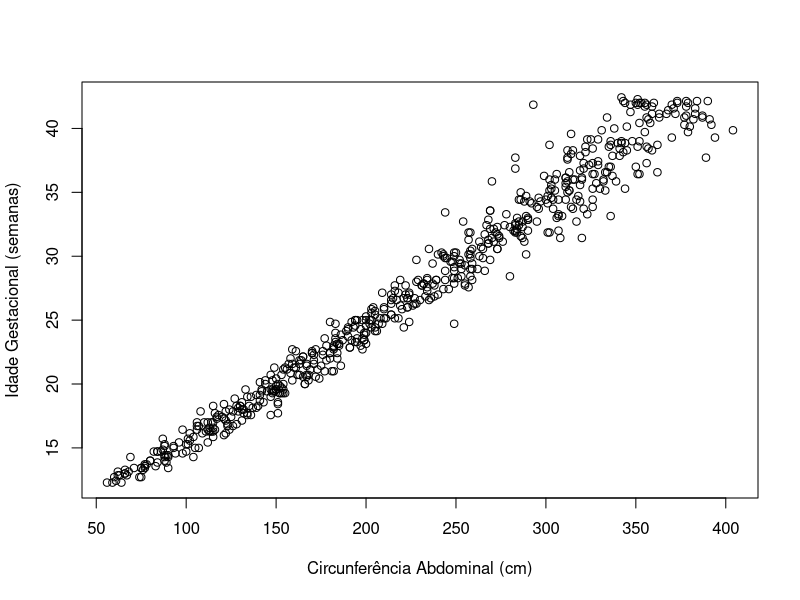

Source code (R):
library(here)

dados <- read.csv("data/ac.csv", sep=";", dec=",")

# A circunferência abdominal está correlacionada com a idade gestacional

corr_p <- cor(dados$IdadeG, dados$AbdCirc, method="pearson")
corr_s <- cor(dados$IdadeG, dados$AbdCirc, method="spearman")
corr_k <- cor(dados$IdadeG, dados$AbdCirc, method="kendal")

cat("Correlação\nPearson:", corr_p, "\nSpearman:", corr_s, "\nKendal:", corr_k)

png("avaliacao/p1/ex1_plot.png")
plot(dados$IdadeG~dados$AbdCirc, xlab="Circunferência Abdominal (cm)", ylab="Idade Gestacional (semanas)")
graphics.off()
